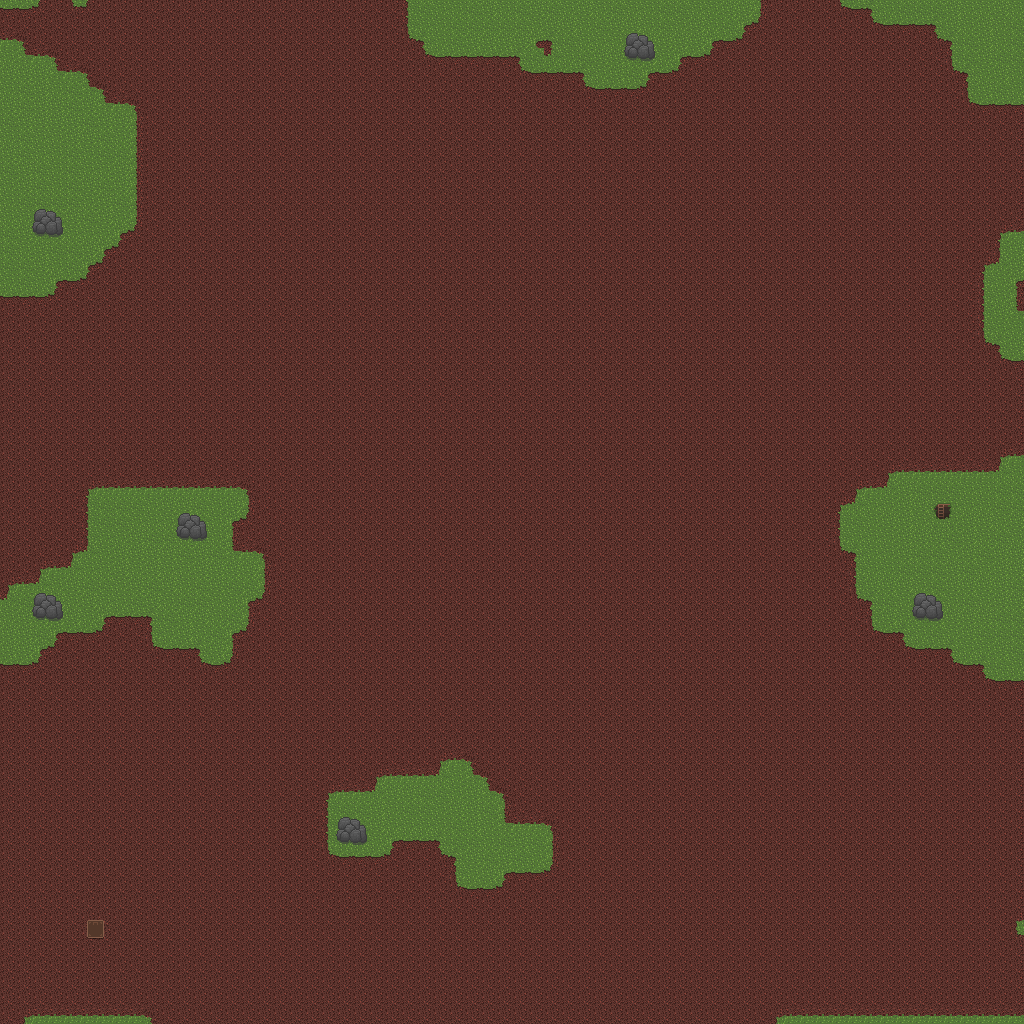

A 2D game scene composited from a Tiled map and its tileset images. What follows is a short description and the map's XML, with each tile layer's data collapsed to a summary:
An orthogonal 64x64 tile map with 16x16 px tiles, 3 tile layers (base, Tile Layer 3, Tile Layer 2) and 25 objects (8x BARREL, 5x SPAWNER, PLAYER, SHELTER).

<map version="1.2" tiledversion="1.3.0" orientation="orthogonal" renderorder="right-down" compressionlevel="0" width="64" height="64" tilewidth="16" tileheight="16" infinite="0" nextlayerid="6" nextobjectid="34">
 <tileset firstgid="1" name="tileset-forest" tilewidth="16" tileheight="16" tilecount="64" columns="8">
  <image source="tileset-forest.png" width="128" height="128" />
  <terraintypes>
   <terrain name="mud" tile="17" />
   <terrain name="grass" tile="1" />
  </terraintypes>
  <tile id="0" terrain="1,1,1,1" />
  <tile id="1" terrain="1,1,1,1" />
  <tile id="2" terrain="1,1,1,1" />
  <tile id="8" terrain="1,1,1,0" />
  <tile id="9" terrain="1,1,0,0" />
  <tile id="10" terrain="1,1,0,1" />
  <tile id="16" terrain="1,0,1,0" />
  <tile id="17" terrain="0,0,0,0" />
  <tile id="18" terrain="0,1,0,1" />
  <tile id="19" terrain="0,0,0,1" />
  <tile id="20" terrain="0,0,1,0" />
  <tile id="24" terrain="1,0,1,1" />
  <tile id="25" terrain="0,0,1,1" />
  <tile id="26" terrain="0,1,1,1" />
  <tile id="27" terrain="0,1,0,0" />
  <tile id="28" terrain="1,0,0,0" />
 </tileset>
 <layer id="1" name="base" width="64" height="64">
  <data>[4096 cells, 4096 non-empty, 16 distinct tile ids]</data>
 </layer>
 <layer id="5" name="Tile Layer 3" width="64" height="64">
  <data>[4096 cells, 20 non-empty, 10 distinct tile ids]</data>
 </layer>
 <objectgroup id="2" name="objects">
  <object id="2" name="PLAYER" type="PLAYER" x="91.2432" y="924.643" width="8" height="8">
   <properties>
    <property name="lighting.color" type="color" value="#ffffbeb2" />
    <property name="lighting.offset.x" type="float" value="16" />
    <property name="lighting.offset.y" type="float" value="8" />
    <property name="lighting.range" type="float" value="220" />
   </properties>
  </object>
  <object id="4" name="Spawner" type="SPAWNER" x="49.6467" y="481.494" width="359.226" height="298.562">
   <properties>
    <property name="capacity" type="int" value="10" />
   </properties>
  </object>
  <object id="9" name="Spawner" type="SPAWNER" x="535.261" y="669.133" width="384.726" height="237.229">
   <properties>
    <property name="capacity" type="int" value="10" />
   </properties>
  </object>
  <object id="10" name="Spawner" type="SPAWNER" x="525.964" y="404.569" width="293.059" height="237.728">
   <properties>
    <property name="capacity" type="int" value="10" />
   </properties>
  </object>
  <object id="11" x="-1.04914" y="-1.90421" width="4.898" height="1026.58">
   <properties>
    <property name="physics.enabled" type="bool" value="true" />
   </properties>
  </object>
  <object id="12" x="1019.27" y="-0.83768" width="4.898" height="1017.08">
   <properties>
    <property name="physics.enabled" type="bool" value="true" />
   </properties>
  </object>
  <object id="13" x="4.0837" y="-0.737887" width="1021.15" height="6.84192">
   <properties>
    <property name="physics.enabled" type="bool" value="true" />
   </properties>
  </object>
  <object id="14" x="2.68393" y="1017.72" width="1022.15" height="6.84192">
   <properties>
    <property name="physics.enabled" type="bool" value="true" />
   </properties>
  </object>
  <object id="15" name="Spawner" type="SPAWNER" x="496.804" y="15.8853" width="476.059" height="287.728">
   <properties>
    <property name="capacity" type="int" value="20" />
   </properties>
  </object>
  <object id="17" name="Spawner" type="SPAWNER" x="43.8034" y="21.8856" width="237.559" height="289.728">
   <properties>
    <property name="capacity" type="int" value="20" />
   </properties>
  </object>
  <object id="18" type="SHELTER" x="919.364" y="488.545" width="43.2727" height="44.7273" />
  <object id="20" x="339.045" y="832.045" width="26" height="10">
   <properties>
    <property name="physics.enabled" type="bool" value="true" />
   </properties>
  </object>
  <object id="21" x="34.6667" y="607" width="26" height="10">
   <properties>
    <property name="physics.enabled" type="bool" value="true" />
   </properties>
  </object>
  <object id="22" x="179" y="527.667" width="26" height="10">
   <properties>
    <property name="physics.enabled" type="bool" value="true" />
   </properties>
  </object>
  <object id="23" x="34" y="223.667" width="26" height="10">
   <properties>
    <property name="physics.enabled" type="bool" value="true" />
   </properties>
  </object>
  <object id="24" x="627.545" y="47.1818" width="26" height="10">
   <properties>
    <property name="physics.enabled" type="bool" value="true" />
   </properties>
  </object>
  <object id="25" x="915.25" y="607.625" width="26" height="10">
   <properties>
    <property name="physics.enabled" type="bool" value="true" />
   </properties>
  </object>
  <object id="26" name="BARELL" type="BARREL" x="377.5" y="812">
   <point />
  </object>
  <object id="27" name="BARELL" type="BARREL" x="483.75" y="863.5">
   <point />
  </object>
  <object id="28" name="BARELL" type="BARREL" x="997" y="516.25">
   <point />
  </object>
  <object id="29" name="BARELL" type="BARREL" x="982.5" y="552">
   <point />
  </object>
  <object id="30" name="BARELL" type="BARREL" x="73.3333" y="165.333">
   <point />
  </object>
  <object id="31" name="BARELL" type="BARREL" x="88" y="193.667">
   <point />
  </object>
  <object id="32" name="BARELL" type="BARREL" x="123.333" y="548">
   <point />
  </object>
  <object id="33" name="BARELL" type="BARREL" x="629.333" y="78.6667">
   <point />
  </object>
 </objectgroup>
 <layer id="4" name="Tile Layer 2" width="64" height="64">
  <data>[4096 cells, 12 non-empty, 2 distinct tile ids]</data>
 </layer>
</map>
